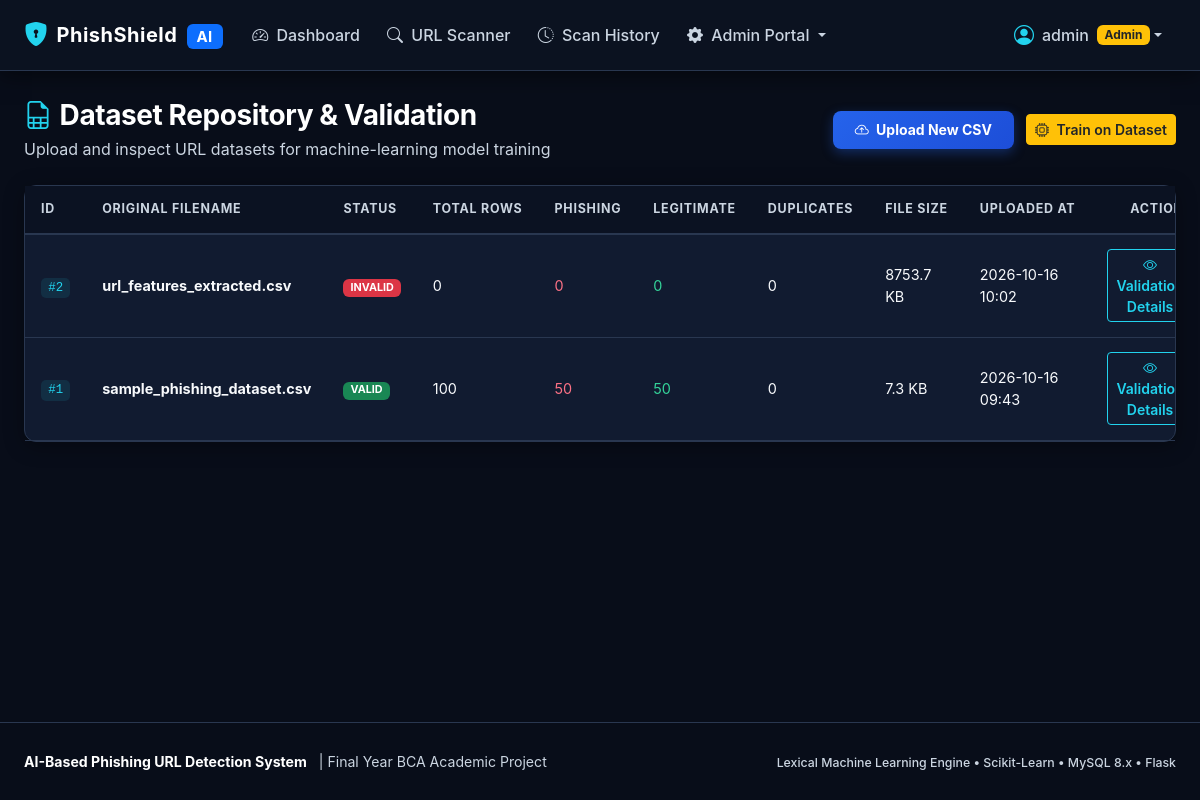
Screenshot of /admin/datasets (signed in) with the database file from the repository.
### app/models.py (models this page shows, shortened)
class User(UserMixin, db.Model):
    __tablename__ = "users"
    id = db.Column(db.Integer, primary_key=True, autoincrement=True)
    username = db.Column(db.String(64), unique=True, nullable=False, index=True)
    email = db.Column(db.String(120), unique=True, nullable=False, index=True)
    password_hash = db.Column(db.String(256), nullable=False)
    role = db.Column(db.String(20), default="user", nullable=False, index=True)  # 'user' or 'admin'
    is_active_account = db.Column(db.Boolean, default=True, nullable=False)
    created_at = db.Column(db.DateTime(timezone=True), server_default=func.now(), nullable=False)
    updated_at = db.Column(db.DateTime(timezone=True), server_default=func.now(), onupdate=func.now(), nullable=False)
    scans = db.relationship("Scan", backref="user", cascade="all, delete-orphan", lazy="dynamic")
    audit_logs = db.relationship("AuditLog", backref="user", foreign_keys="AuditLog.user_id", lazy="dynamic")
    @property
    def is_admin(self) -> bool:
        return self.role == "admin"
    @property
    def is_active(self) -> bool:
        return self.is_active_account

class Dataset(db.Model):
    __tablename__ = "datasets"
    id = db.Column(db.Integer, primary_key=True, autoincrement=True)
    original_filename = db.Column(db.String(255), nullable=False)
    storage_filename = db.Column(db.String(255), unique=True, nullable=False)
    file_hash = db.Column(db.String(64), nullable=False, index=True)
    file_size_bytes = db.Column(db.Integer, nullable=False)
    upload_status = db.Column(db.String(32), default="pending", nullable=False, index=True)  # 'valid', 'invalid'
    total_rows = db.Column(db.Integer, default=0, nullable=False)
    phishing_count = db.Column(db.Integer, default=0, nullable=False)
    legitimate_count = db.Column(db.Integer, default=0, nullable=False)
    duplicate_rows = db.Column(db.Integer, default=0, nullable=False)
    missing_values_count = db.Column(db.Integer, default=0, nullable=False)
    validation_errors_json = db.Column(db.Text, nullable=True)
    uploaded_by_id = db.Column(
        db.Integer,
        db.ForeignKey("users.id", ondelete="SET NULL", onupdate="CASCADE"),
        nullable=True,
        index=True
    )
    created_at = db.Column(db.DateTime(timezone=True), server_default=func.now(), nullable=False, index=True)
    training_runs = db.relationship("TrainingRun", backref="dataset", cascade="all, delete-orphan", lazy="dynamic")
    uploader = db.relationship("User", foreign_keys=[uploaded_by_id], backref="uploaded_datasets")
    @property
    def validation_errors(self) -> list:
        if not self.validation_errors_json:
            return []
        try:
            return json.loads(self.validation_errors_json)
        except Exception:
            return [self.validation_errors_json]

### app/admin/routes.py (the view)
@admin_bp.route("/datasets")
def datasets_list():
    datasets = Dataset.query.order_by(Dataset.created_at.desc()).all()
    return render_template("admin/datasets.html", datasets=datasets)

### app/admin/routes.py (called while the page is built)
@admin_bp.before_request
@login_required
@admin_required
def admin_protect():
    pass

### app/models.py (called while the page is built)
@login_manager.user_loader
def load_user(user_id):
    return db.session.get(User, int(user_id))

### app/templates/admin/datasets.html (shortened to what this page needs)
{% extends "base.html" %}
{% block content %}
<div class="row align-items-center mb-4">
  <div class="col-md-7">
    <h3 class="fw-bold text-white mb-1">
      <i class="bi bi-file-earmark-spreadsheet text-info me-2"></i>Dataset Repository & Validation
    </h3>
    <p class="text-secondary mb-0">Upload and inspect URL datasets for machine-learning model training</p>
  </div>
  <div class="col-md-5 text-md-end mt-3 mt-md-0">
    <a href="{{ url_for('admin.dataset_upload') }}" class="btn btn-cyber-primary btn-sm me-2">
      <i class="bi bi-cloud-arrow-up me-1"></i> Upload New CSV
    </a>
    <a href="{{ url_for('admin.training') }}" class="btn btn-warning btn-sm text-dark fw-semibold">
      <i class="bi bi-cpu me-1"></i> Train on Dataset
    </a>
  </div>
</div>
<div class="cyber-card">
  <div class="table-responsive">
    <table class="table table-cyber mb-0">
      <thead>
        <tr>
          <th>ID</th>
          <th>Original Filename</th>
          <th>Status</th>
          <th>Total Rows</th>
          <th>Phishing</th>
          <th>Legitimate</th>
          <th>Duplicates</th>
          <th>File Size</th>
          <th>Uploaded At</th>
          <th class="text-end">Actions</th>
        </tr>
      </thead>
      <tbody>
        {% if datasets %}
          {% for d in datasets %}
            <tr>
              <td><code>#{{ d.id }}</code></td>
              <td><strong>{{ d.original_filename }}</strong></td>
              <td>
                <span class="badge {{ 'bg-success' if d.upload_status == 'valid' else 'bg-danger' }}">
                  {{ d.upload_status.upper() }}
                </span>
              </td>
              <td>{{ d.total_rows }}</td>
              <td><span class="text-danger">{{ d.phishing_count }}</span></td>
              <td><span class="text-success">{{ d.legitimate_count }}</span></td>
              <td>{{ d.duplicate_rows }}</td>
              <td>{{ (d.file_size_bytes / 1024) | round(1) }} KB</td>
              <td>{{ d.created_at.strftime('%Y-%m-%d %H:%M') }}</td>
              <td class="text-end">
                <a href="{{ url_for('admin.dataset_detail', dataset_id=d.id) }}" class="btn btn-sm btn-outline-info">
                  <i class="bi bi-eye"></i> Validation Details
                </a>
              </td>
            </tr>
          {% endfor %}
        {% else %}
          <tr>
            <td colspan="10" class="text-center py-4 text-secondary">
              No datasets uploaded yet. Click "Upload New CSV" or run CLI demo seeding to load a dataset.
            </td>
          </tr>
        {% endif %}
      </tbody>
    </table>
  </div>
</div>
{% endblock %}

### app/templates/base.html (shortened to what this page needs)
<!DOCTYPE html>
<html lang="en" data-bs-theme="dark">
<head>
  <link rel="stylesheet" href="https://cdn.jsdelivr.net/npm/bootstrap@5.3.3/dist/css/bootstrap.min.css">
  <link rel="stylesheet" href="https://cdn.jsdelivr.net/npm/bootstrap-icons@1.11.3/font/bootstrap-icons.min.css">
  <link rel="stylesheet" href="{{ url_for('static', filename='css/styles.css') }}">
</head>
<body>
  <nav class="navbar navbar-expand-lg navbar-dark navbar-cyber sticky-top">
    <div class="container-fluid px-lg-4">
      <a class="navbar-brand d-flex align-items-center" href="{{ url_for('main.index') }}">
        <i class="bi bi-shield-lock-fill text-info me-2 fs-4"></i>
        <span>PhishShield <span class="badge bg-primary text-uppercase fs-8 ms-1">AI</span></span>
      </a>
      <div class="collapse navbar-collapse" id="navbarContent">
        <ul class="navbar-nav me-auto mb-2 mb-lg-0">
          {% if current_user.is_authenticated %}
            <li class="nav-item">
              <a class="nav-link {% if request.endpoint == 'main.dashboard' %}active{% endif %}" href="{{ url_for('main.dashboard') }}">
                <i class="bi bi-speedometer2 me-1"></i> Dashboard
              </a>
            </li>
            <li class="nav-item">
              <a class="nav-link {% if request.endpoint == 'main.scanner' %}active{% endif %}" href="{{ url_for('main.scanner') }}">
                <i class="bi bi-search me-1"></i> URL Scanner
              </a>
            </li>
            <li class="nav-item">
              <a class="nav-link {% if request.endpoint == 'main.history' %}active{% endif %}" href="{{ url_for('main.history') }}">
                <i class="bi bi-clock-history me-1"></i> Scan History
              </a>
            </li>
            {% if current_user.is_admin %}
              <li class="nav-item dropdown">
                <a class="nav-link dropdown-toggle text-warning" href="#" role="button" data-bs-toggle="dropdown">
                  <i class="bi bi-gear-fill me-1"></i> Admin Portal
                </a>
              </li>
            {% endif %}
          {% endif %}
        </ul>
        <ul class="navbar-nav ms-auto mb-2 mb-lg-0 align-items-center">
          {% if current_user.is_authenticated %}
            <li class="nav-item dropdown">
              <a class="nav-link dropdown-toggle d-flex align-items-center" href="#" role="button" data-bs-toggle="dropdown">
                <i class="bi bi-person-circle fs-5 me-2 text-info"></i>
                <span>{{ current_user.username }}</span>
                {% if current_user.is_admin %}
                  <span class="badge bg-warning text-dark ms-2">Admin</span>
                {% endif %}
              </a>
            </li>
          {% endif %}
        </ul>
      </div>
    </div>
  </nav>
  <main class="container-fluid px-lg-4 app-main flex-grow-1">
    {% block content %}{% endblock %}
  </main>
  <footer>
    <div class="container-fluid px-lg-4">
      <div class="row align-items-center">
        <div class="col-md-6 text-center text-md-start">
          <span class="fw-bold text-white">AI-Based Phishing URL Detection System</span>
          <span class="text-secondary ms-2">| Final Year BCA Academic Project</span>
        </div>
        <div class="col-md-6 text-center text-md-end mt-2 mt-md-0">
          <span class="text-secondary small fw-medium">Lexical Machine Learning Engine • Scikit-Learn • MySQL 8.x • Flask</span>
        </div>
      </div>
    </div>
  </footer>
</body>
</html>

### app/static/css/styles.css (style rules this page uses)
:root { --bg-primary: #080D19; --bg-secondary: #0F172A; --bg-card: #111B30; --bg-card-hover: #16233F; --bg-input: #0C1425; --border-color: #293750; --border-focus: #22D3EE; --text-primary: #F8FAFC; --text-secondary: #CBD5E1; --text-muted: #94A3B8; --accent-cyan: #22D3EE; --accent-blue: #2563EB; --accent-emerald: #10B981; --accent-emerald-bright: #34D399; --accent-amber: #F59E0B; --accent-amber-bright: #FBBF24; --accent-rose: #F43F5E; --accent-rose-bright: #FB7185; --bs-body-bg: var(--bg-primary); --bs-body-color: var(--text-primary); --bs-secondary-color: var(--text-secondary); --bs-tertiary-color: var(--text-muted); --bs-border-color: var(--border-color); --bs-heading-color: var(--text-primary); --bs-card-bg: var(--bg-card); --bs-card-border-color: var(--border-color); --bs-table-bg: var(--bg-card); --bs-table-color: var(--text-primary); --bs-table-border-color: var(--border-color); }
html, body { background-color: var(--bg-primary) !important; color: var(--text-primary) !important; font-family: -apple-system, BlinkMacSystemFont, "Segoe UI", Roboto, "Helvetica Neue", Arial, sans-serif; min-height: 100vh; margin: 0; padding: 0; }
body { display: flex; flex-direction: column; }
h1, h2, h3, h4, h5, h6, .h1, .h2, .h3, .h4, .h5, .h6 { color: var(--text-primary) !important; font-weight: 700; letter-spacing: -0.015em; }
p, span, div, li, td, th, label { color: inherit; }
.text-white { color: #FFFFFF !important; }
.text-secondary { color: var(--text-secondary) !important; }
.text-info { color: var(--accent-cyan) !important; }
.text-success { color: var(--accent-emerald-bright) !important; }
.text-warning { color: var(--accent-amber-bright) !important; }
.text-danger { color: var(--accent-rose-bright) !important; }
.app-main { padding-top: 1.75rem !important; padding-bottom: 3rem !important; }
.navbar-cyber { background-color: #0B1220 !important; border-bottom: 1px solid var(--border-color); box-shadow: 0 4px 20px rgba(0, 0, 0, 0.5); padding-top: 0.75rem; padding-bottom: 0.75rem; z-index: 1030; }
.navbar-cyber .navbar-brand { color: #FFFFFF !important; font-weight: 700; letter-spacing: 0.5px; }
.navbar-cyber .nav-link { color: var(--text-secondary) !important; font-weight: 500; padding: 0.5rem 0.85rem !important; border-radius: 6px; transition: all 0.2s ease; }
.cyber-card { background-color: var(--bg-card) !important; border: 1px solid var(--border-color) !important; border-radius: 12px; box-shadow: 0 4px 20px rgba(0, 0, 0, 0.35); transition: border-color 0.2s ease, box-shadow 0.2s ease; }
.table-cyber { color: var(--text-primary) !important; border-color: var(--border-color) !important; font-size: 0.9rem !important; line-height: 1.5; margin-bottom: 0; }
.table-cyber th { background-color: #0B1222 !important; border-bottom: 2px solid var(--border-color) !important; color: var(--text-secondary) !important; font-size: 0.78rem !important; font-weight: 700 !important; text-transform: uppercase; letter-spacing: 0.06em; padding: 0.9rem 1rem !important; white-space: nowrap; }
.table-cyber td { background-color: transparent !important; border-bottom: 1px solid var(--border-color) !important; color: var(--text-primary) !important; padding: 0.9rem 1rem !important; vertical-align: middle; }
code { background-color: rgba(34, 211, 238, 0.1) !important; color: var(--accent-cyan) !important; padding: 0.2rem 0.45rem; border-radius: 5px; font-size: 0.86em; font-family: "SFMono-Regular", Consolas, "Liberation Mono", Menlo, monospace; }
.btn-cyber-primary { background: linear-gradient(135deg, #2563EB, #1D4ED8) !important; color: #FFFFFF !important; border: none !important; font-weight: 700 !important; border-radius: 8px; padding: 0.55rem 1.35rem; box-shadow: 0 4px 12px rgba(37, 99, 235, 0.35); transition: all 0.2s ease; }
.btn-outline-info { border-color: var(--accent-cyan) !important; color: var(--accent-cyan) !important; font-weight: 600; }
footer { margin-top: auto; background-color: #080D19 !important; border-top: 1px solid var(--border-color); padding: 1.75rem 0; color: var(--text-secondary) !important; font-size: 0.88rem; }

### rows the page displays
User: username "admin"
Dataset: id "2", original_filename "url_features_extracted.csv", upload_status "INVALID", total_rows "0", phishing_count "0", legitimate_count "0", duplicate_rows "0", (d.file_size_bytes/1024)|round(1) "8753.7", created_at "2026-10-16 10:02"
Dataset: id "1", original_filename "sample_phishing_dataset.csv", upload_status "VALID", total_rows "100", phishing_count "50", legitimate_count "50", duplicate_rows "0", (d.file_size_bytes/1024)|round(1) "7.3", created_at "2026-10-16 09:43"
